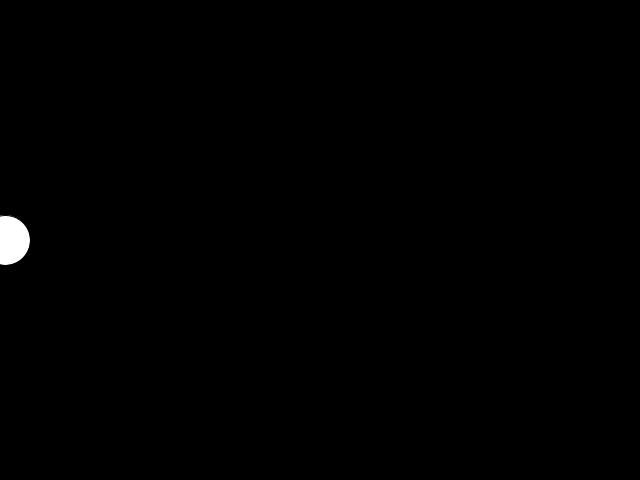
Frame 1 (no input)
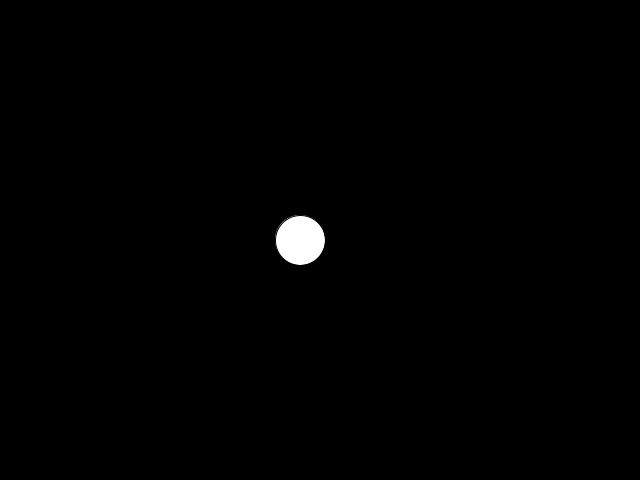
Frame 60 (the mouse pressed at the canvas centre just before this capture)
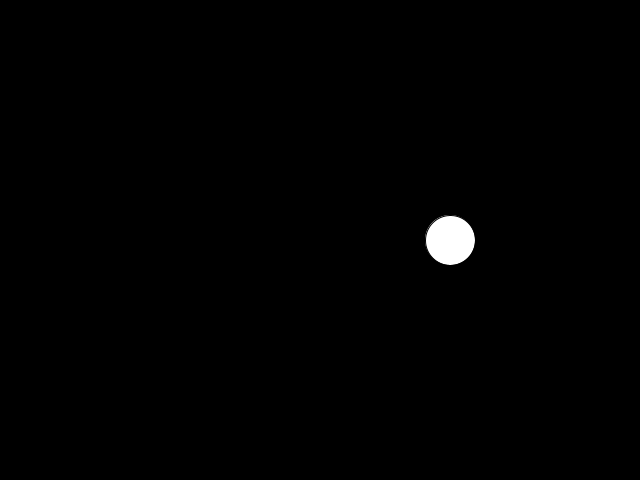
Frame 120 (the mouse held since frame 60 and released just before this capture)

The Processing sketch that drew these frames (run headless with seeded random() and noise(); from frame 60 on, the mouse is pressed at the canvas centre):

// Processing sketch: randomize_back_and_forth
// ── randomize_back_and_forth.pde
float x, y, xspeed, randomMargin;
boolean goingRight;

void setup() {
  size(640, 480); 
  randomMargin = 150;
  x=0;
  y=height/2;
  goingRight = true;
  xspeed=5;
}

void draw() {
  background(0); 
  
  if (x < random(randomMargin)) 
    xspeed = abs(xspeed);
  else if( x > random(width-random(randomMargin), width))
    xspeed = -abs(xspeed); 
  
  x+=xspeed;  
  
  ellipse(x, y, 50, 50);
}
